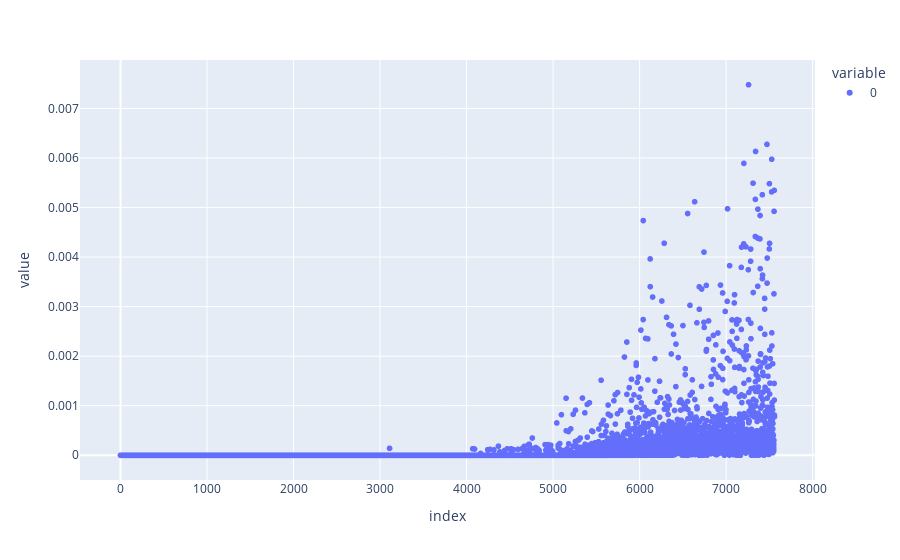

The code cell stored with this chart in its notebook:
### Code cell
px.scatter(clf.feature_importances_)

### Figure 1 — Plotly figure (JSON) as saved in the notebook; plotly's stock layout.template omitted (floating-point values rounded to 4 significant figures; data arrays with more than 128 entries replaced by an {"elided": "..."} marker saying what was removed)
{"data": [{"hovertemplate": "variable=0<br>index=%{x}<br>value=%{y}<extra></extra>", "legendgroup": "0", "marker": {"color": "#636efa", "symbol": "circle"}, "mode": "markers", "name": "0", "showlegend": true, "type": "scattergl", "x": {"elided": "7560 int values"}, "xaxis": "x", "y": {"elided": "7560 float values"}, "yaxis": "y"}], "layout": {"legend": {"title": {"text": "variable"}, "tracegroupgap": 0}, "margin": {"t": 60}, "xaxis": {"anchor": "y", "domain": [0, 1], "title": {"text": "index"}}, "yaxis": {"anchor": "x", "domain": [0, 1], "title": {"text": "value"}}}}
